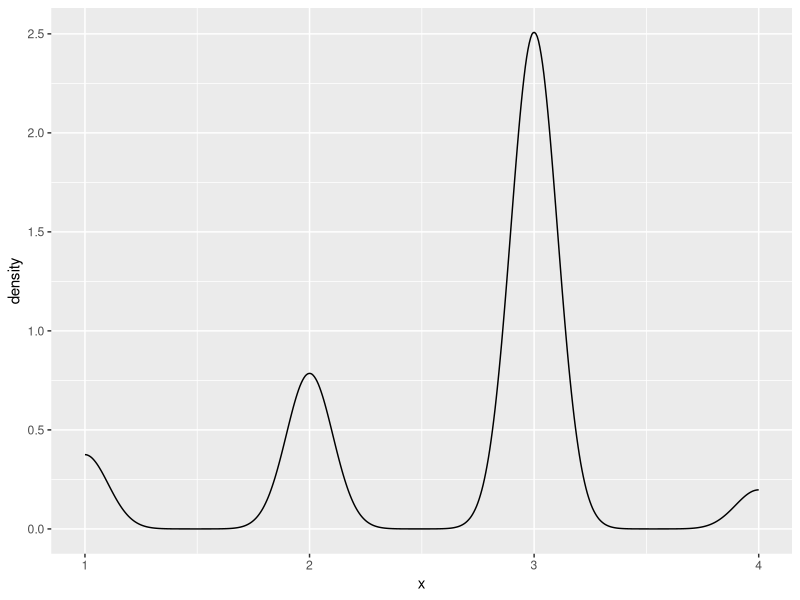
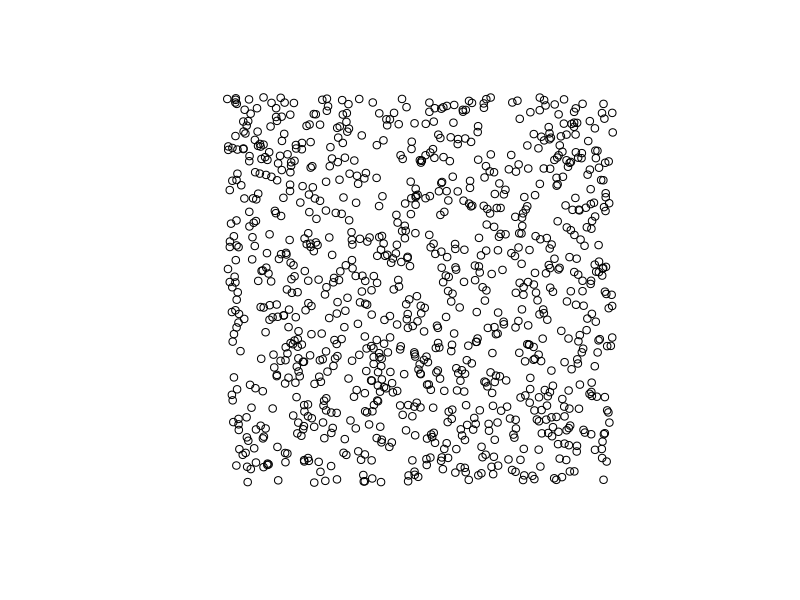
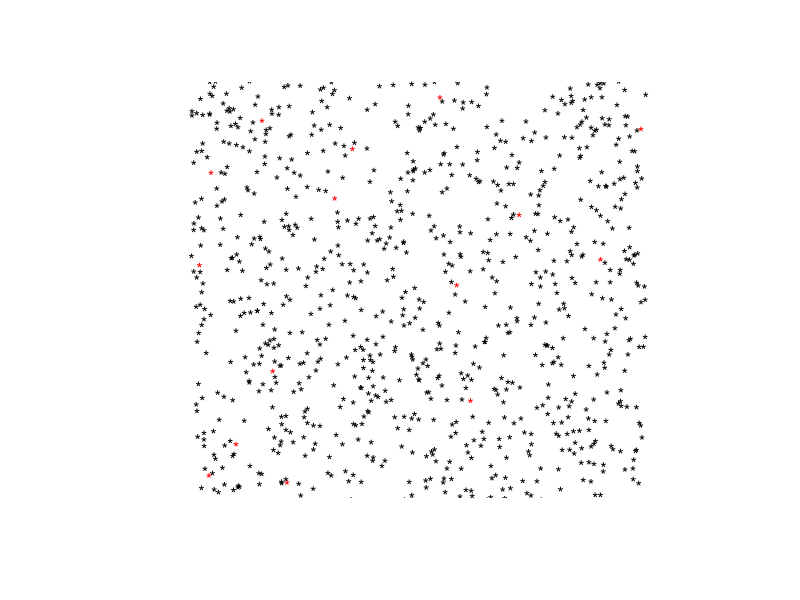
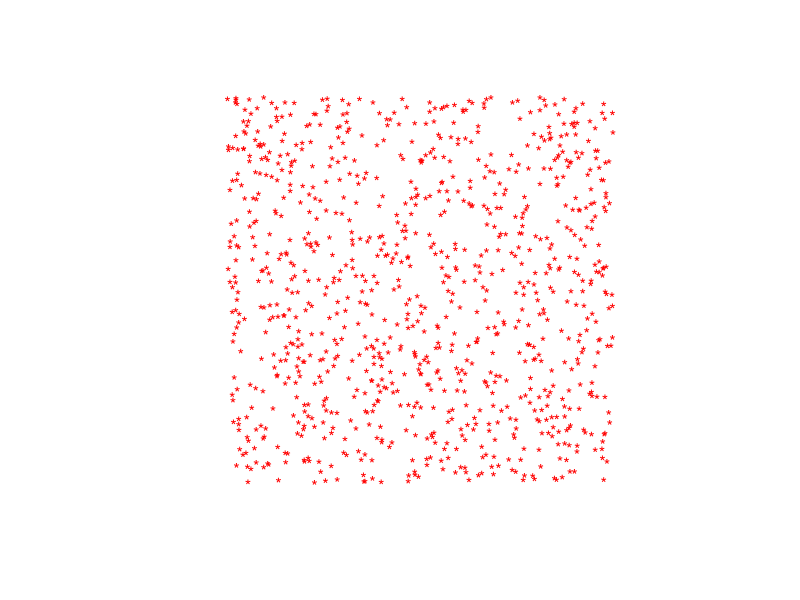
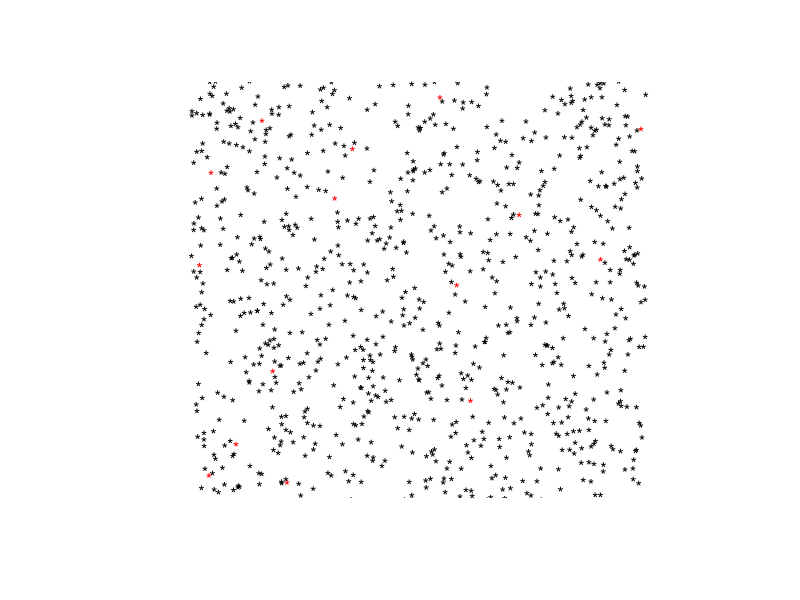

Recreate these plots in R, in order. (Note: this script raises an error after producing the figures.)
## ---- chunk 1
knitr::opts_chunk$set(echo = F)
## ---- chunk 2
x <- sample( 1:4, 10000, replace=TRUE, prob=c(0.1, 0.2, 0.65, 0.05) )
require(tidyverse)
x%>%as.data.frame()%>% ggplot2::ggplot()+geom_density(aes(x))
## ---- chunk 3
x1<-data.frame("c"=seq(0,10, by=1), "p"=.15, "t1"=0, "t2"=4)
x1 <- x1 %>% mutate(r_0=c*p*(t2-t1))
for(i in 1:length(x1)){
  x1%>%ggplot2::ggplot()+geom_line(aes(c[i,], r_0[i,]))
}
## ---- chunk 4
population.setup<-function(size, initial.infected){
  set.seed(2)

initial.population = data.frame(
  x = runif(size),
  y = runif(size)
)
# randomly allocate infected individuals
initial.population$inf <- rbinom(n=nrow(initial.population), size=1, prob=initial.infected)
initial.population <- initial.population %>% mutate(ID=1:n())
initial.population <- sf::st_as_sf(initial.population, coords=c("x","y"))
return(initial.population)
}
initial.population <- population.setup(size=1000, initial.infected=.02)
plot(initial.population$geometry)
## ---- chunk 5
# infected <- initial.population %>% filter(inf==1) %>% sf::st_set_crs(4326)
# susceptible <- initial.population %>% filter(inf==0) %>% sf::st_set_crs(4326)

table(initial.population$inf)
## ---- chunk 6
update_spatial_plot<-function(){
  initial.population<-initial.population%>%as.data.frame()
  initial.population$y <-  stringr::str_split_fixed(initial.population$geometry, " ", 2)[,2]
  initial.population$y <- gsub("\\)", "", initial.population$y )
  initial.population$y <- as.numeric(initial.population$y)
  
  initial.population$x <-  stringr::str_split_fixed(initial.population$geometry, " ", 2)[,1]
  initial.population$x <- gsub("c", "", initial.population$x )
  initial.population$x <- gsub("\\(", "", initial.population$x )
  initial.population$x <- gsub(",", "", initial.population$x )
  initial.population$x <- as.numeric(initial.population$x)
  
  for(i in 1:length(initial.population)){
      initial.population["x",1] <- initial.population["x",1] + runif(1, -5, +5)
      initial.population["y",1] <- initial.population["y",1] + runif(1, -5, +5) 
  }
  initial.population <- initial.population %>% filter(!is.na(x))
  initial.population <- initial.population %>% sf::st_as_sf(coords=c("x","y"))

  
  infected <- initial.population %>% filter(inf==1)
  susceptible <- initial.population %>% filter(inf!=1)

  plot(infected$geometry, col="red", pch="*")
  plot(susceptible$geometry, add=T, pch="*")
}
update_spatial_plot()
## ---- chunk 7
compute_distances<-function(){
  infected <- initial.population %>% filter(inf==1) %>% sf::st_set_crs(4326)
  susceptible <- initial.population %>% filter(inf==0) %>% sf::st_set_crs(4326)
  dists <- NULL
  for(i in 1:nrow(susceptible)){
    # for each susceptible, compute the distance to all infected and return a data frame
    dists[[i]] <-raster::pointDistance(susceptible[i,], infected, lonlat=F, allpairs=T)

  }
  return(dists)
}
distances <- compute_distances()
## ---- chunk 8
simulate_spatial_transmission<-function(transmission.radius){
  result <- NULL
  i <- NULL
for(i in 1:length(distances)){
    result_new <- as.data.frame(distances[i])
    colnames(result_new)[1] <- "Distance.to.Infected"
    # min(result)
    result_new$ID <- i
    # result_new$report_loc <- paste0(reports.loc[i,1], " ", reports.loc[i,2])
    # result_new$source_loc <- paste0(sources.loc[i,1], " ", sources.loc[i,2])
    result<-rbind(result, result_new)
}
  result <- result %>% group_by(ID) %>% slice_min(Distance.to.Infected)
  result <- result %>% mutate(proximal = ifelse(Distance.to.Infected<as.numeric(transmission.radius), 1, 0)) %>% select(ID, proximal)
  return(result)
}
result <- simulate_spatial_transmission(transmission.radius=1)
## ---- chunk 9
update_infected_status <- function(initial.population){
  initial.population <- left_join(initial.population, result, by="ID")
  initial.population$inf <- ifelse(initial.population$proximal==1, 1, initial.population$inf)
  initial.population <- initial.population%>%select(ID, inf)
  return(initial.population)
}
initial.population<-update_infected_status(initial.population)
## ---- chunk 10
update_spatial_plot()
## ---- chunk 11
# simulate_movement<-function(){
#   initial.population <- initial.population %>% mutate(geometry = geometry + runif(1, -5, +5))
# }
# initial.population <- simulate_movement()
## ---- chunk 12
run_simulation<-function(){
  distances <- compute_distances()
  table(initial.population$inf)
  result <- simulate_spatial_transmission(transmission.radius=.1)
  initial.population<-update_infected_status(initial.population)
  table(initial.population$inf)
  update_spatial_plot()
  initial.population <- simulate_movement()
  distances <- compute_distances()
  table(initial.population$inf)
  result <- simulate_spatial_transmission(transmission.radius=.01)
  table(initial.population$inf)
  initial.population<-update_infected_status(initial.population)
  table(initial.population$inf)
  update_spatial_plot()
  initial.population <- simulate_movement()
  distances <- compute_distances()
  table(initial.population$inf)
  result <- simulate_spatial_transmission(transmission.radius=.01)
  table(initial.population$inf)
  initial.population<-update_infected_status(initial.population)
  table(initial.population$inf)
  update_spatial_plot()
  initial.population <- simulate_movement()
  print("Simulation Complete")
  return(initial.population)
}
## ---- chunk 13
initial.population <- population.setup(size=1000, initial.infected=.02)
table(initial.population$inf)
run_simulation()
table(initial.population$inf)
run_simulation()
table(initial.population$inf)
initial.population <- run_simulation()
table(initial.population$inf)
